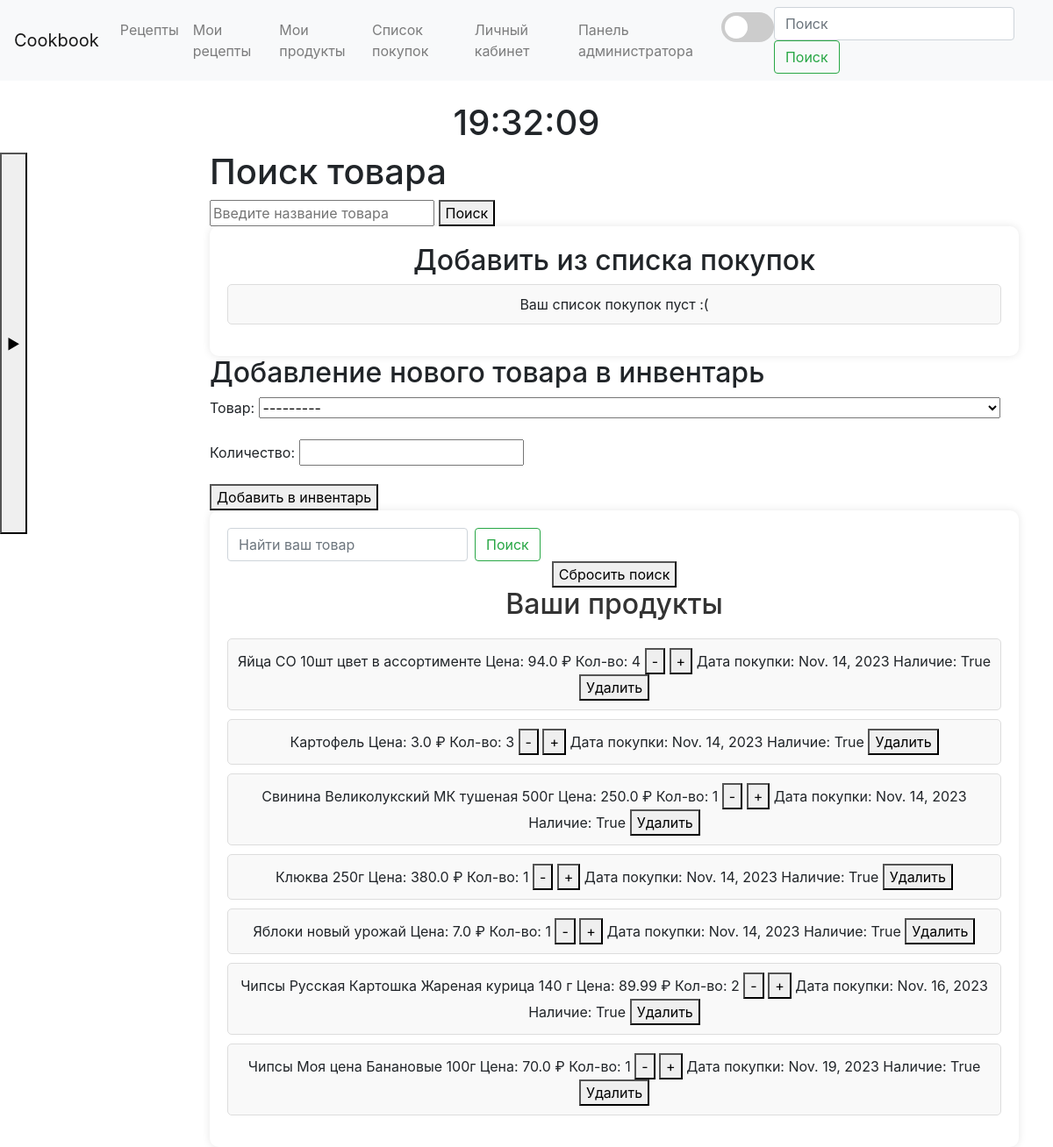
The page /products (signed in) on the database as committed earlier.
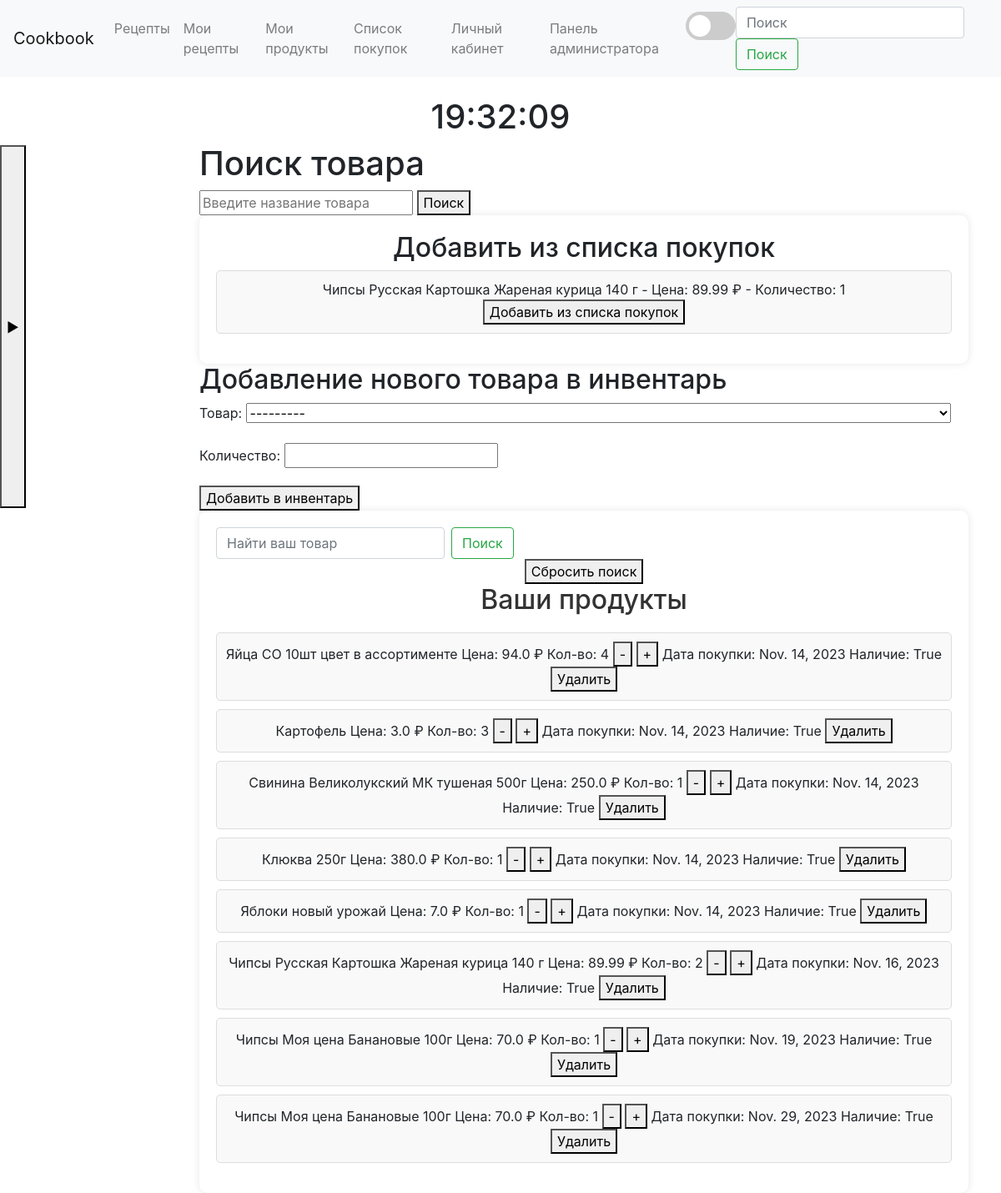
The same page on the database as committed later.
### main/models.py (models this page shows)
class Shopping_list_item(models.Model):
    user = models.ForeignKey(User, null=True, on_delete=models.CASCADE)
    product = models.ForeignKey(Product, on_delete=models.CASCADE)
    quantity = models.IntegerField(null=True)

class Product(models.Model):
    name = models.CharField(max_length=200)
    price = models.FloatField(null=True)
    def __str__(self):
        return self.name

### main/views.py (the view)
# urls.py: path('products', views.products, name='products'),
def products(request):
    query = request.GET.get('q', '')
    inventory_query = request.GET.get('inventory_q', '')
    inventory_results = []
    results = []
    shop_list = Shopping_list_item.objects.filter(user=request.user)
    if query and request.method == 'GET':
        results = Product.objects.filter(name__icontains=query)
    if inventory_query and request.method == 'GET':
        inventory_results = InventoryItem.objects.filter(
            Q(product__name__icontains=inventory_query) &
            Q(user=request.user)
        )
    if request.method == 'POST':
        form = InventoryItemForm(request.POST)
        if form.is_valid():
            item = form.save(commit=False)
            item.user = request.user
            item.date_of_purchase = timezone.now()
            item.availability = True
            item.save()
            return redirect('products')
    else:
        form = InventoryItemForm()
    if not inventory_results:
        user_inventory = InventoryItem.objects.filter(user=request.user)
    else:
        user_inventory = inventory_results
    return render(request, 'main/products.html', {'form': form, 'user_inventory': user_inventory, 'results': results,
                                                  'query': query, 'inventory_results': inventory_results,
                                                  'shop_list':shop_list})

### main/forms.py
class InventoryItemForm(forms.ModelForm):
    class Meta:
        model = InventoryItem
        fields = ['product', 'quantity']

### main/templates/main/Products.html (shortened to what this page needs)
{% extends 'main/base.html' %}
{% block content %}
    <h1>Поиск товара</h1>
    <form method="get" action="{% url 'products' %}">
        <input type="text" name="q" value="{{ query }}" placeholder="Введите название товара">
        <button type="submit">Поиск</button>
    </form>
    <div class="custom-container">
        <h2>Добавить из списка покупок</h2>
                <ul class="custom-list">
            {% for item in shop_list %}
                <li class="custom-item">
                    {{ item.product.name }} - Цена: {{ item.product.price }} ₽ - Количество: {{ item.quantity }}
                    <form method="post" action="{% url 'remove_from_shopping_list_in_products' item.id %}">
                        <button type="submit">Добавить из списка покупок</button>
                    </form>
                </li>
            {% empty %}
                <li class="custom-item">Ваш список покупок пуст :(</li>
            {% endfor %}
        </ul>
    </div>
    <h2>Добавление нового товара в инвентарь</h2>
    <form method="post" action="{% url 'products' %}">
        <div class="form-group">
            <label for="{{ form.product.id_for_label }}">Товар:</label>
            {{ form.product }}
        </div>
        <div class="form-group">
            <label for="{{ form.quantity.id_for_label }}">Количество:</label>
            {{ form.quantity }}
        </div>
        <button type="submit">Добавить в инвентарь</button>
    </form>
    <div class="custom-container">
        <form class="form-inline ml-auto" method="GET" action="{% url 'products' %}">
            <input class="form-control mr-sm-2" type="search" name="inventory_q" placeholder="Найти ваш товар" aria-label="Search">
            <button class="btn btn-outline-success my-2 my-sm-0" type="submit">Поиск</button>
        </form>
        <a href="{% url 'products' %}">
            <button>Сбросить поиск</button>
        </a>
        <h2 class="custom-heading">Ваши продукты</h2>
        <ul class="custom-list">
            {% for item in user_inventory %}
                <li class="custom-item">
                    <span id="quantity_{{ item.product.id }}">{{ item.quantity }}</span>
                    <button onclick="decreaseQuantity({{ item.product.id }})">-</button>
                    <button onclick="increaseQuantity({{ item.product.id }})">+</button>
                    <button onclick="deleteProduct({{ item.product.id }})">Удалить</button>
                </li>
            {% empty %}
                <li class="custom-item">Ваш список продуктов пуст :(</li>
            {% endfor %}
        </ul>
    </div>
{% endblock %}

Rows that differ between the two databases and show on the page:
added Shopping_list_item: product.name "Чипсы Русская Картошка Жареная курица 140 г", product.price "89.99", quantity "1"
Other text that changed with them:
text no longer shown: "Ваш список покупок пуст :("
